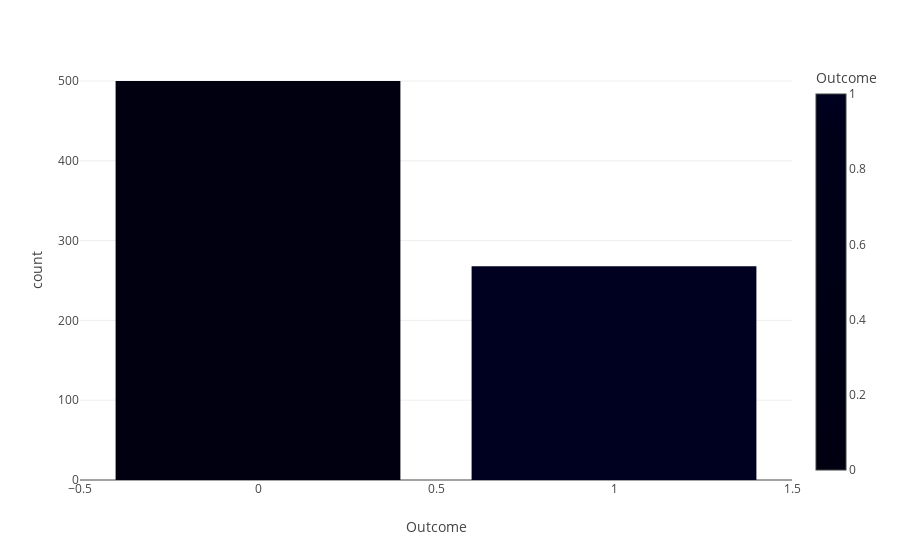

Here is the notebook cell this chart was saved with:
### Code cell
tmp = df['Outcome'].value_counts()
tmp = tmp.reset_index()
tmp.columns = ['Outcome','count']
fig = px.bar(tmp, x="Outcome", y="count", color='Outcome')
fig.show()

### Figure 1 — Plotly figure (JSON) as saved in the notebook; plotly's stock layout.template omitted (floating-point values rounded to 4 significant figures)
{"data": [{"alignmentgroup": "True", "hovertemplate": "Outcome=%{marker.color}<br>count=%{y}<extra></extra>", "legendgroup": "", "marker": {"color": [0, 1], "coloraxis": "coloraxis", "pattern": {"shape": ""}}, "name": "", "offsetgroup": "", "orientation": "v", "showlegend": false, "textposition": "auto", "type": "bar", "x": [0, 1], "xaxis": "x", "y": [500, 268], "yaxis": "y"}], "layout": {"barmode": "relative", "coloraxis": {"colorbar": {"title": {"text": "Outcome"}}, "colorscale": [[0, "#000011"], [0.1111, "#000012"], [0.2222, "#000013"], [0.3333, "#000014"], [0.4444, "#000015"], [0.5556, "#000016"], [0.6667, "#000017"], [0.7778, "#000018"], [0.8889, "#000019"], [1, "#000020"]]}, "legend": {"tracegroupgap": 0}, "margin": {"t": 60}, "xaxis": {"anchor": "y", "domain": [0, 1], "title": {"text": "Outcome"}}, "yaxis": {"anchor": "x", "domain": [0, 1], "title": {"text": "count"}}}}
